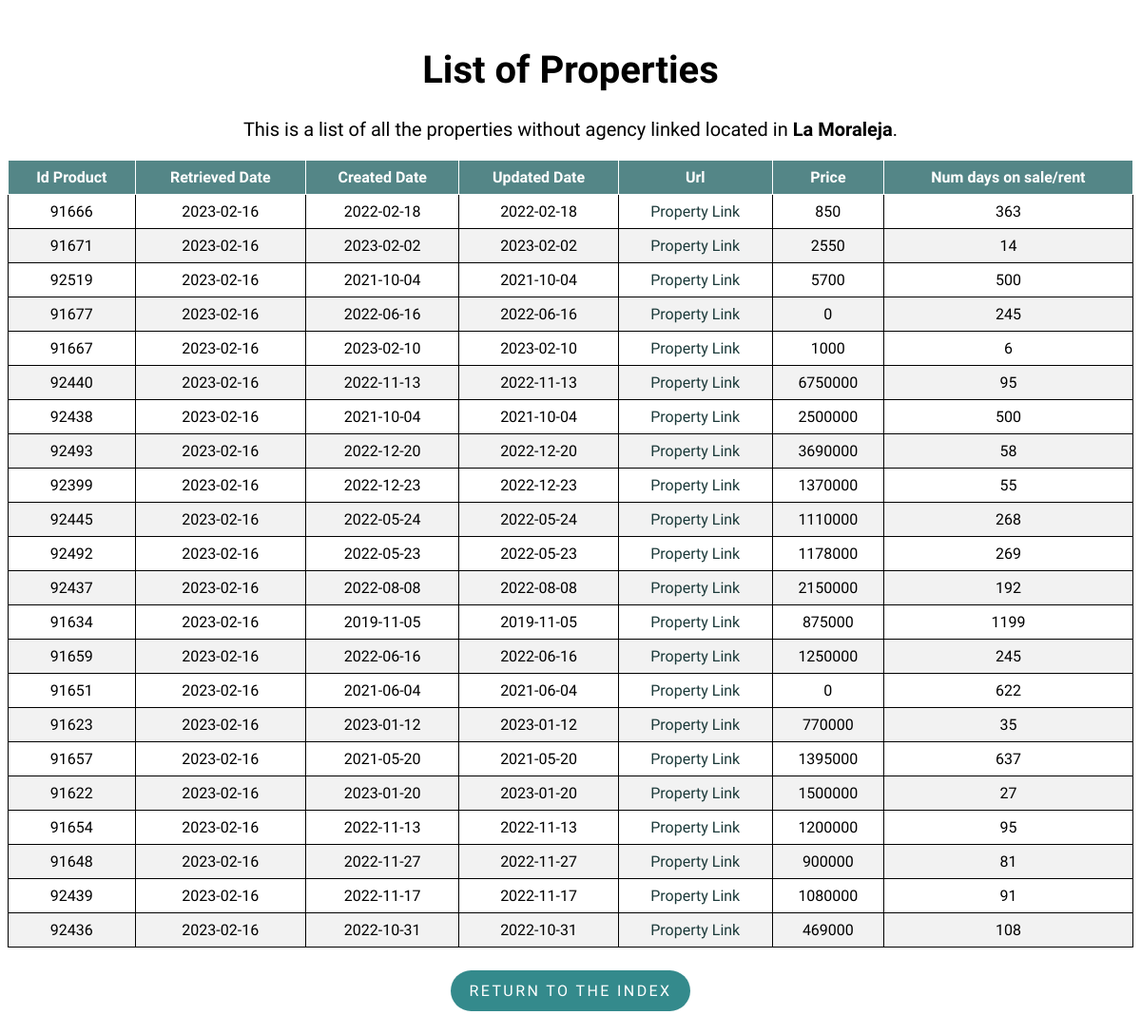
The app's page /property/La Moraleja with its own data.
### flask-app/read_db.py (models this page shows)
class Property(db.Model):
    __tablename__ = 'properties'
    id_product = db.Column(db.Integer, primary_key=True)
    retrieved_date = db.Column(db.Date)
    created_date = db.Column(db.Date)
    url = db.Column(db.Text)
    mobile = db.Column(db.Integer)
    agency = db.Column(db.Text)
    real_estate_id = db.Column(db.Integer)
    price = db.Column(db.Integer)
    type_id = db.Column(db.Integer)
    trans_type_id = db.Column(db.Integer)
    location = db.Column(db.Text)
    num_days = db.Column(db.Integer)
    updated_date = db.Column(db.Date)

### flask-app/read_db.py (the view)
@app.route('/property/<location>', methods=['GET', 'POST'])
def property(location):
    properties = Property.query.filter_by(
        type_id=1, location=location).order_by(Property.url).distinct()
    return render_template('list.html', properties=properties, location=location)

### flask-app/templates/list.html (shortened to what this page needs)
<!DOCTYPE html>
<html lang="en">
<head>
    <link rel="stylesheet" type="text/css" href="{{ url_for('static', filename='styles/style.css') }}">
    <link rel="stylesheet" type="text/css" href="{{ url_for('static', filename='styles/tablesort.css') }}">
</head>
<body>
    <h1 class="list_header" style="font-size:40px;">List of Properties</h1>
    <p class="list_header" style="margin-top: 25px;font-size:20px;">This is a list of all the properties without agency linked located in
        <strong>{{ location }}</strong>.
    </p>
    <table class="table table-sortable">
        <thead>
            <tr>
                <th>Id Product</th>
                <th>Retrieved Date</th>
                <th>Created Date</th>
                <th>Updated Date</th>
                <th>Url</th>
                <th>Price</th>
                <th>Num days on sale/rent</th>
            </tr>
        </thead>
        <tbody>
            {% for property in properties %}
            <tr>
                <td>{{ property.id_product }}</td>
                <td>{{ property.retrieved_date }}</td>
                <td>{{ property.created_date }}</td>
                <td>{{ property.updated_date }}</td>
                <td>
                    <a class="property_link" href={{ property.url }}>Property Link</a>
                </td>
                <td><a>{{ property.price }}</a></td>
                <td>{{ property.num_days }}</td>
            </tr>
            {% endfor %}
        </tbody>
    </table>
    <div class = "btn_container">
        <p class="return_btn"><a class = "btn_link" href="{{ url_for('index') }}">Return to the index</a></p>
    </div>
</body>
</html>

### flask-app/static/styles/style.css (style rules this page uses)
body { font-family: 'Muli','Open Sans','Open Sans-fallback',sans-serif; }
table, th, td { border: 1px solid; }
table { width: 100%; border-collapse: collapse; }
th, td { text-align: center; padding: 8px; }
tr:nth-child(even) { background-color: #f2f2f2 }
th { background-color: rgb(84, 134, 135); color: white; }
.index_header, .list_header { margin-top: 50px; text-align: center; }
a.property_link { text-decoration: none; }
a.property_link:link, a.property_link:visited { color: rgb(28, 58, 58); }
.return_btn { display: inline-block; padding: .75rem 1.25rem; border-radius: 10rem; text-transform: uppercase; font-size: 1rem; letter-spacing: .15rem; transition: all .3s; position: relative; overflow: hidden; z-index: 1; background-color: rgb(52, 138, 140); }
.btn_link { text-decoration: none; color: #fff; }
.btn_container { margin-top: 8px; display: flex; justify-content: center; align-items: center; }

### flask-app/static/styles/tablesort.css (style rules this page uses)
.table-sortable th { cursor: pointer; }

### records on screen
Property: id_product "91666", retrieved_date "2023-02-16", created_date "2022-02-18", updated_date "2022-02-18", price "850", num_days "363"
Property: id_product "91671", retrieved_date "2023-02-16", created_date "2023-02-02", updated_date "2023-02-02", price "2550", num_days "14"
Property: id_product "92519", retrieved_date "2023-02-16", created_date "2021-10-04", updated_date "2021-10-04", price "5700", num_days "500"
Property: id_product "91677", retrieved_date "2023-02-16", created_date "2022-06-16", updated_date "2022-06-16", price "0", num_days "245"
Property: id_product "91667", retrieved_date "2023-02-16", created_date "2023-02-10", updated_date "2023-02-10", price "1000", num_days "6"
Property: id_product "92440", retrieved_date "2023-02-16", created_date "2022-11-13", updated_date "2022-11-13", price "6750000", num_days "95"
Property: id_product "92438", retrieved_date "2023-02-16", created_date "2021-10-04", updated_date "2021-10-04", price "2500000", num_days "500"
Property: id_product "92493", retrieved_date "2023-02-16", created_date "2022-12-20", updated_date "2022-12-20", price "3690000", num_days "58"
Property: id_product "92399", retrieved_date "2023-02-16", created_date "2022-12-23", updated_date "2022-12-23", price "1370000", num_days "55"
Property: id_product "92445", retrieved_date "2023-02-16", created_date "2022-05-24", updated_date "2022-05-24", price "1110000", num_days "268"
Property: id_product "92492", retrieved_date "2023-02-16", created_date "2022-05-23", updated_date "2022-05-23", price "1178000", num_days "269"
Property: id_product "92437", retrieved_date "2023-02-16", created_date "2022-08-08", updated_date "2022-08-08", price "2150000", num_days "192"
Property: id_product "91634", retrieved_date "2023-02-16", created_date "2019-11-05", updated_date "2019-11-05", price "875000", num_days "1199"
Property: id_product "91659", retrieved_date "2023-02-16", created_date "2022-06-16", updated_date "2022-06-16", price "1250000", num_days "245"
Property: id_product "91651", retrieved_date "2023-02-16", created_date "2021-06-04", updated_date "2021-06-04", price "0", num_days "622"
Property: id_product "91623", retrieved_date "2023-02-16", created_date "2023-01-12", updated_date "2023-01-12", price "770000", num_days "35"
Property: id_product "91657", retrieved_date "2023-02-16", created_date "2021-05-20", updated_date "2021-05-20", price "1395000", num_days "637"
Property: id_product "91622", retrieved_date "2023-02-16", created_date "2023-01-20", updated_date "2023-01-20", price "1500000", num_days "27"
Property: id_product "91654", retrieved_date "2023-02-16", created_date "2022-11-13", updated_date "2022-11-13", price "1200000", num_days "95"
Property: id_product "91648", retrieved_date "2023-02-16", created_date "2022-11-27", updated_date "2022-11-27", price "900000", num_days "81"
Property: id_product "92439", retrieved_date "2023-02-16", created_date "2022-11-17", updated_date "2022-11-17", price "1080000", num_days "91"
Property: id_product "92436", retrieved_date "2023-02-16", created_date "2022-10-31", updated_date "2022-10-31", price "469000", num_days "108"

### other values on screen
{{ location }} "La Moraleja"
